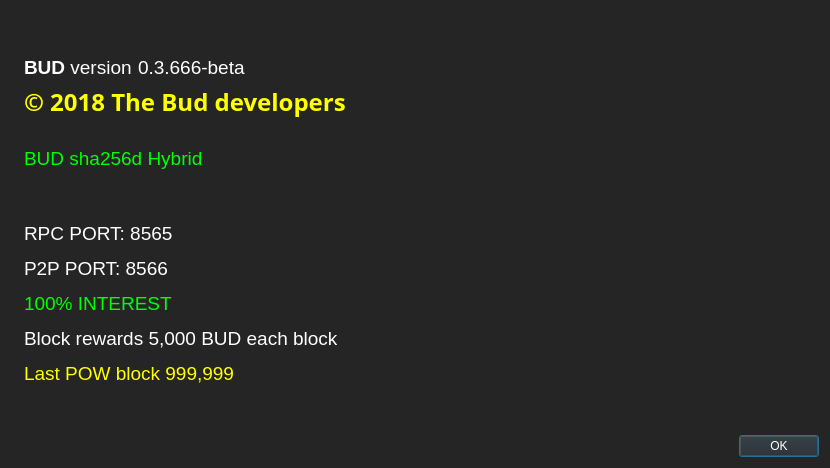
<?xml version="1.0" encoding="UTF-8"?>
<ui version="4.0">
 <class>AboutDialog</class>
 <widget class="QDialog" name="AboutDialog">
  <property name="geometry">
   <rect>
    <x>0</x>
    <y>0</y>
    <width>830</width>
    <height>468</height>
   </rect>
  </property>
  <property name="palette">
   <palette>
    <active>
     <colorrole role="WindowText">
      <brush brushstyle="SolidPattern">
       <color alpha="255">
        <red>255</red>
        <green>255</green>
        <blue>255</blue>
       </color>
      </brush>
     </colorrole>
     <colorrole role="Button">
      <brush brushstyle="SolidPattern">
       <color alpha="255">
        <red>37</red>
        <green>37</green>
        <blue>37</blue>
       </color>
      </brush>
     </colorrole>
     <colorrole role="Light">
      <brush brushstyle="SolidPattern">
       <color alpha="255">
        <red>55</red>
        <green>55</green>
        <blue>55</blue>
       </color>
      </brush>
     </colorrole>
     <colorrole role="Midlight">
      <brush brushstyle="SolidPattern">
       <color alpha="255">
        <red>46</red>
        <green>46</green>
        <blue>46</blue>
       </color>
      </brush>
     </colorrole>
     <colorrole role="Dark">
      <brush brushstyle="SolidPattern">
       <color alpha="255">
        <red>18</red>
        <green>18</green>
        <blue>18</blue>
       </color>
      </brush>
     </colorrole>
     <colorrole role="Mid">
      <brush brushstyle="SolidPattern">
       <color alpha="255">
        <red>24</red>
        <green>24</green>
        <blue>24</blue>
       </color>
      </brush>
     </colorrole>
     <colorrole role="Text">
      <brush brushstyle="SolidPattern">
       <color alpha="255">
        <red>255</red>
        <green>255</green>
        <blue>255</blue>
       </color>
      </brush>
     </colorrole>
     <colorrole role="BrightText">
      <brush brushstyle="SolidPattern">
       <color alpha="255">
        <red>255</red>
        <green>255</green>
        <blue>255</blue>
       </color>
      </brush>
     </colorrole>
     <colorrole role="ButtonText">
      <brush brushstyle="SolidPattern">
       <color alpha="255">
        <red>255</red>
        <green>255</green>
        <blue>255</blue>
       </color>
      </brush>
     </colorrole>
     <colorrole role="Base">
      <brush brushstyle="SolidPattern">
       <color alpha="255">
        <red>0</red>
        <green>0</green>
        <blue>0</blue>
       </color>
      </brush>
     </colorrole>
     <colorrole role="Window">
      <brush brushstyle="SolidPattern">
       <color alpha="255">
        <red>37</red>
        <green>37</green>
        <blue>37</blue>
       </color>
      </brush>
     </colorrole>
     <colorrole role="Shadow">
      <brush brushstyle="SolidPattern">
       <color alpha="255">
        <red>0</red>
        <green>0</green>
        <blue>0</blue>
       </color>
      </brush>
     </colorrole>
     <colorrole role="AlternateBase">
      <brush brushstyle="SolidPattern">
       <color alpha="255">
        <red>18</red>
        <green>18</green>
        <blue>18</blue>
       </color>
      </brush>
     </colorrole>
     <colorrole role="ToolTipBase">
      <brush brushstyle="SolidPattern">
       <color alpha="255">
        <red>255</red>
        <green>255</green>
        <blue>220</blue>
       </color>
      </brush>
     </colorrole>
     <colorrole role="ToolTipText">
      <brush brushstyle="SolidPattern">
       <color alpha="255">
        <red>0</red>
        <green>0</green>
        <blue>0</blue>
       </color>
      </brush>
     </colorrole>
    </active>
    <inactive>
     <colorrole role="WindowText">
      <brush brushstyle="SolidPattern">
       <color alpha="255">
        <red>255</red>
        <green>255</green>
        <blue>255</blue>
       </color>
      </brush>
     </colorrole>
     <colorrole role="Button">
      <brush brushstyle="SolidPattern">
       <color alpha="255">
        <red>37</red>
        <green>37</green>
        <blue>37</blue>
       </color>
      </brush>
     </colorrole>
     <colorrole role="Light">
      <brush brushstyle="SolidPattern">
       <color alpha="255">
        <red>55</red>
        <green>55</green>
        <blue>55</blue>
       </color>
      </brush>
     </colorrole>
     <colorrole role="Midlight">
      <brush brushstyle="SolidPattern">
       <color alpha="255">
        <red>46</red>
        <green>46</green>
        <blue>46</blue>
       </color>
      </brush>
     </colorrole>
     <colorrole role="Dark">
      <brush brushstyle="SolidPattern">
       <color alpha="255">
        <red>18</red>
        <green>18</green>
        <blue>18</blue>
       </color>
      </brush>
     </colorrole>
     <colorrole role="Mid">
      <brush brushstyle="SolidPattern">
       <color alpha="255">
        <red>24</red>
        <green>24</green>
        <blue>24</blue>
       </color>
      </brush>
     </colorrole>
     <colorrole role="Text">
      <brush brushstyle="SolidPattern">
       <color alpha="255">
        <red>255</red>
        <green>255</green>
        <blue>255</blue>
       </color>
      </brush>
     </colorrole>
     <colorrole role="BrightText">
      <brush brushstyle="SolidPattern">
       <color alpha="255">
        <red>255</red>
        <green>255</green>
        <blue>255</blue>
       </color>
      </brush>
     </colorrole>
     <colorrole role="ButtonText">
      <brush brushstyle="SolidPattern">
       <color alpha="255">
        <red>255</red>
        <green>255</green>
        <blue>255</blue>
       </color>
      </brush>
     </colorrole>
     <colorrole role="Base">
      <brush brushstyle="SolidPattern">
       <color alpha="255">
        <red>0</red>
        <green>0</green>
        <blue>0</blue>
       </color>
      </brush>
     </colorrole>
     <colorrole role="Window">
      <brush brushstyle="SolidPattern">
       <color alpha="255">
        <red>37</red>
        <green>37</green>
        <blue>37</blue>
       </color>
      </brush>
     </colorrole>
     <colorrole role="Shadow">
      <brush brushstyle="SolidPattern">
       <color alpha="255">
        <red>0</red>
        <green>0</green>
        <blue>0</blue>
       </color>
      </brush>
     </colorrole>
     <colorrole role="AlternateBase">
      <brush brushstyle="SolidPattern">
       <color alpha="255">
        <red>18</red>
        <green>18</green>
        <blue>18</blue>
       </color>
      </brush>
     </colorrole>
     <colorrole role="ToolTipBase">
      <brush brushstyle="SolidPattern">
       <color alpha="255">
        <red>255</red>
        <green>255</green>
        <blue>220</blue>
       </color>
      </brush>
     </colorrole>
     <colorrole role="ToolTipText">
      <brush brushstyle="SolidPattern">
       <color alpha="255">
        <red>0</red>
        <green>0</green>
        <blue>0</blue>
       </color>
      </brush>
     </colorrole>
    </inactive>
    <disabled>
     <colorrole role="WindowText">
      <brush brushstyle="SolidPattern">
       <color alpha="255">
        <red>18</red>
        <green>18</green>
        <blue>18</blue>
       </color>
      </brush>
     </colorrole>
     <colorrole role="Button">
      <brush brushstyle="SolidPattern">
       <color alpha="255">
        <red>37</red>
        <green>37</green>
        <blue>37</blue>
       </color>
      </brush>
     </colorrole>
     <colorrole role="Light">
      <brush brushstyle="SolidPattern">
       <color alpha="255">
        <red>55</red>
        <green>55</green>
        <blue>55</blue>
       </color>
      </brush>
     </colorrole>
     <colorrole role="Midlight">
      <brush brushstyle="SolidPattern">
       <color alpha="255">
        <red>46</red>
        <green>46</green>
        <blue>46</blue>
       </color>
      </brush>
     </colorrole>
     <colorrole role="Dark">
      <brush brushstyle="SolidPattern">
       <color alpha="255">
        <red>18</red>
        <green>18</green>
        <blue>18</blue>
       </color>
      </brush>
     </colorrole>
     <colorrole role="Mid">
      <brush brushstyle="SolidPattern">
       <color alpha="255">
        <red>24</red>
        <green>24</green>
        <blue>24</blue>
       </color>
      </brush>
     </colorrole>
     <colorrole role="Text">
      <brush brushstyle="SolidPattern">
       <color alpha="255">
        <red>18</red>
        <green>18</green>
        <blue>18</blue>
       </color>
      </brush>
     </colorrole>
     <colorrole role="BrightText">
      <brush brushstyle="SolidPattern">
       <color alpha="255">
        <red>255</red>
        <green>255</green>
        <blue>255</blue>
       </color>
      </brush>
     </colorrole>
     <colorrole role="ButtonText">
      <brush brushstyle="SolidPattern">
       <color alpha="255">
        <red>18</red>
        <green>18</green>
        <blue>18</blue>
       </color>
      </brush>
     </colorrole>
     <colorrole role="Base">
      <brush brushstyle="SolidPattern">
       <color alpha="255">
        <red>37</red>
        <green>37</green>
        <blue>37</blue>
       </color>
      </brush>
     </colorrole>
     <colorrole role="Window">
      <brush brushstyle="SolidPattern">
       <color alpha="255">
        <red>37</red>
        <green>37</green>
        <blue>37</blue>
       </color>
      </brush>
     </colorrole>
     <colorrole role="Shadow">
      <brush brushstyle="SolidPattern">
       <color alpha="255">
        <red>0</red>
        <green>0</green>
        <blue>0</blue>
       </color>
      </brush>
     </colorrole>
     <colorrole role="AlternateBase">
      <brush brushstyle="SolidPattern">
       <color alpha="255">
        <red>37</red>
        <green>37</green>
        <blue>37</blue>
       </color>
      </brush>
     </colorrole>
     <colorrole role="ToolTipBase">
      <brush brushstyle="SolidPattern">
       <color alpha="255">
        <red>255</red>
        <green>255</green>
        <blue>220</blue>
       </color>
      </brush>
     </colorrole>
     <colorrole role="ToolTipText">
      <brush brushstyle="SolidPattern">
       <color alpha="255">
        <red>0</red>
        <green>0</green>
        <blue>0</blue>
       </color>
      </brush>
     </colorrole>
    </disabled>
   </palette>
  </property>
  <property name="windowTitle">
   <string>About BUD</string>
  </property>
  <layout class="QHBoxLayout" name="horizontalLayout_2">
   <item>
    <widget class="QLabel" name="label_4">
     <property name="sizePolicy">
      <sizepolicy hsizetype="Preferred" vsizetype="Ignored">
       <horstretch>0</horstretch>
       <verstretch>0</verstretch>
      </sizepolicy>
     </property>
     <property name="pixmap">
      <pixmap resource="../bitcoin.qrc">:/images/about</pixmap>
     </property>
    </widget>
   </item>
   <item>
    <layout class="QVBoxLayout" name="verticalLayout_2">
     <item>
      <spacer name="verticalSpacer_2">
       <property name="orientation">
        <enum>Qt::Vertical</enum>
       </property>
       <property name="sizeHint" stdset="0">
        <size>
         <width>20</width>
         <height>40</height>
        </size>
       </property>
      </spacer>
     </item>
     <item>
      <layout class="QHBoxLayout" name="horizontalLayout">
       <item>
        <widget class="QLabel" name="label">
         <property name="cursor">
          <cursorShape>IBeamCursor</cursorShape>
         </property>
         <property name="text">
          <string>&lt;html&gt;&lt;head/&gt;&lt;body&gt;&lt;p&gt;&lt;span style=&quot; font-size:14pt; font-weight:600;&quot;&gt;BUD&lt;/span&gt;&lt;span style=&quot; font-size:14pt;&quot;&gt; version&lt;/span&gt;&lt;/p&gt;&lt;/body&gt;&lt;/html&gt;</string>
         </property>
         <property name="textInteractionFlags">
          <set>Qt::LinksAccessibleByMouse|Qt::TextSelectableByKeyboard|Qt::TextSelectableByMouse</set>
         </property>
        </widget>
       </item>
       <item>
        <widget class="QLabel" name="versionLabel">
         <property name="cursor">
          <cursorShape>IBeamCursor</cursorShape>
         </property>
         <property name="text">
          <string notr="true">&lt;html&gt;&lt;head/&gt;&lt;body&gt;&lt;p&gt;&lt;span style=&quot; font-size:14pt;&quot;&gt;0.3.666-beta&lt;/span&gt;&lt;/p&gt;&lt;/body&gt;&lt;/html&gt;</string>
         </property>
         <property name="textInteractionFlags">
          <set>Qt::LinksAccessibleByMouse|Qt::TextSelectableByKeyboard|Qt::TextSelectableByMouse</set>
         </property>
        </widget>
       </item>
       <item>
        <spacer name="horizontalSpacer">
         <property name="orientation">
          <enum>Qt::Horizontal</enum>
         </property>
         <property name="sizeHint" stdset="0">
          <size>
           <width>40</width>
           <height>20</height>
          </size>
         </property>
        </spacer>
       </item>
      </layout>
     </item>
     <item>
      <widget class="QLabel" name="copyrightLabel">
       <property name="font">
        <font>
         <family>MS PGothic</family>
         <pointsize>18</pointsize>
         <weight>75</weight>
         <bold>true</bold>
        </font>
       </property>
       <property name="cursor">
        <cursorShape>IBeamCursor</cursorShape>
       </property>
       <property name="text">
        <string>&lt;html&gt;&lt;head/&gt;&lt;body&gt;&lt;p&gt;&lt;span style=&quot; color:#ffff00;&quot;&gt;© 2018 The Bud developers&lt;/span&gt;&lt;/p&gt;&lt;/body&gt;&lt;/html&gt;</string>
       </property>
       <property name="textInteractionFlags">
        <set>Qt::LinksAccessibleByMouse|Qt::TextSelectableByKeyboard|Qt::TextSelectableByMouse</set>
       </property>
      </widget>
     </item>
     <item>
      <widget class="QLabel" name="label_2">
       <property name="cursor">
        <cursorShape>IBeamCursor</cursorShape>
       </property>
       <property name="text">
        <string>&lt;html&gt;&lt;head/&gt;&lt;body&gt;&lt;p&gt;&lt;span style=&quot; font-size:14pt;&quot;&gt;&lt;br/&gt;&lt;/span&gt;&lt;span style=&quot; font-size:14pt; color:#00ff00;&quot;&gt;BUD sha256d Hybrid&lt;/span&gt;&lt;/p&gt;&lt;p&gt;&lt;br/&gt;&lt;/p&gt;&lt;p&gt;&lt;span style=&quot; font-size:14pt; color:#ffffff;&quot;&gt;RPC PORT: 8565&lt;/span&gt;&lt;/p&gt;&lt;p&gt;&lt;span style=&quot; font-size:14pt; color:#ffffff;&quot;&gt;P2P PORT: 8566&lt;/span&gt;&lt;/p&gt;&lt;p&gt;&lt;span style=&quot; font-size:14pt; color:#00ff00;&quot;&gt;100% INTEREST&lt;/span&gt;&lt;/p&gt;&lt;p&gt;&lt;span style=&quot; font-size:14pt; color:#ffffff;&quot;&gt;Block rewards 5,000 BUD each block&lt;/span&gt;&lt;/p&gt;&lt;p&gt;&lt;span style=&quot; font-size:14pt; color:#ffff00;&quot;&gt;Last POW block 999,999&lt;/span&gt;&lt;/p&gt;&lt;/body&gt;&lt;/html&gt;</string>
       </property>
       <property name="wordWrap">
        <bool>true</bool>
       </property>
       <property name="textInteractionFlags">
        <set>Qt::LinksAccessibleByMouse|Qt::TextSelectableByKeyboard|Qt::TextSelectableByMouse</set>
       </property>
      </widget>
     </item>
     <item>
      <spacer name="verticalSpacer">
       <property name="orientation">
        <enum>Qt::Vertical</enum>
       </property>
       <property name="sizeHint" stdset="0">
        <size>
         <width>20</width>
         <height>40</height>
        </size>
       </property>
      </spacer>
     </item>
     <item>
      <widget class="QDialogButtonBox" name="buttonBox">
       <property name="orientation">
        <enum>Qt::Horizontal</enum>
       </property>
       <property name="standardButtons">
        <set>QDialogButtonBox::Ok</set>
       </property>
      </widget>
     </item>
    </layout>
   </item>
  </layout>
 </widget>
 <resources>
  <include location="../bitcoin.qrc"/>
 </resources>
 <connections>
  <connection>
   <sender>buttonBox</sender>
   <signal>accepted()</signal>
   <receiver>AboutDialog</receiver>
   <slot>accept()</slot>
   <hints>
    <hint type="sourcelabel">
     <x>360</x>
     <y>308</y>
    </hint>
    <hint type="destinationlabel">
     <x>157</x>
     <y>274</y>
    </hint>
   </hints>
  </connection>
  <connection>
   <sender>buttonBox</sender>
   <signal>rejected()</signal>
   <receiver>AboutDialog</receiver>
   <slot>reject()</slot>
   <hints>
    <hint type="sourcelabel">
     <x>428</x>
     <y>308</y>
    </hint>
    <hint type="destinationlabel">
     <x>286</x>
     <y>274</y>
    </hint>
   </hints>
  </connection>
 </connections>
</ui>
